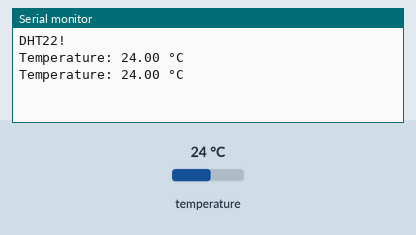
The sketch below on a simulated Arduino Uno, built with avr-gcc and run on an emulated ATmega328P. On the bench: the last lines printed to the serial monitor. The inputs (shaded band) are chosen by the test bench; at power-on: temperature 24 °C.

Above: at 3.2 s.
3.3 s: temperature set to 12 °C
At 4.6 s:
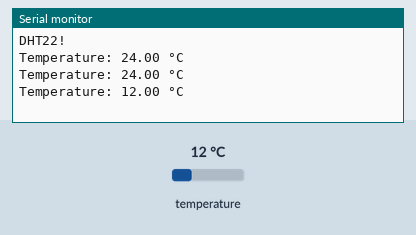
4.8 s: temperature set to 19 °C
At 12.21 s:
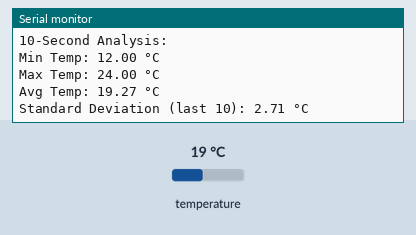
Timing chart, 0 to 12.3 s (numbered marks = the images above; inputs shaded):
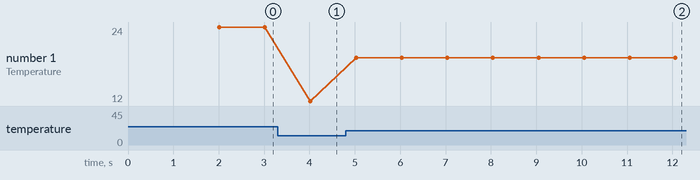

The sketch:

CW2.ino
```cpp
#include "DHT22.h"

#define DHTPIN 10

DHT22 dht(DHTPIN);

float temperature;
float totalTemperature = 0;
float minTemp;
float maxTemp;
float avg;
float stddev;
int count = 0;
float tempReadings[10]; // Store last 10 readings for stddev
int readingIndex = 0;
unsigned long lastAnalysis = 0;

void setup() {
  Serial.begin(115200);
  Serial.println(F("DHT22!"));
  delay(2000); // Let sensor stabilize
  temperature = dht.getTemperature();
  minTemp = temperature;
  maxTemp = temperature;
  totalTemperature = 0;
  count = 0;
  lastAnalysis = millis();
}

void loop() {
  temperature = dht.getTemperature();

  if (isnan(temperature)) {
    Serial.println(F("Failed to read from DHT sensor!"));
    delay(1000);
    return;
  }

  // Store reading for stddev
  tempReadings[readingIndex % 10] = temperature;
  readingIndex++;

  // Update min/max
  if (temperature < minTemp) minTemp = temperature;
  if (temperature > maxTemp) maxTemp = temperature;

  // Update total and count
  totalTemperature += temperature;
  count++;

  // Display temperature every second
  Serial.print(F("Temperature: "));
  Serial.print(temperature);
  Serial.println(F(" °C"));

  // Every 10 seconds, print analysis
  if (millis() - lastAnalysis >= 10000) {
    avg = totalTemperature / count;

    // Calculate standard deviation for last 10 readings
    float sum = 0, mean = 0, sd = 0;
    int n = (count < 10) ? count : 10;
    for (int i = 0; i < n; i++) {
      sum += tempReadings[i];
    }
    mean = sum / n;
    for (int i = 0; i < n; i++) {
      sd += pow(tempReadings[i] - mean, 2);
    }
    stddev = sqrt(sd / n);

    Serial.println("\n10-Second Analysis:");
    Serial.print("Min Temp: "); Serial.print(minTemp); Serial.println(" °C");
    Serial.print("Max Temp: "); Serial.print(maxTemp); Serial.println(" °C");
    Serial.print("Avg Temp: "); Serial.print(avg); Serial.println(" °C");
    Serial.print("Standard Deviation (last 10): "); Serial.print(stddev); Serial.println(" °C");
    Serial.println();

    // Reset for next 10 seconds
    totalTemperature = 0;
    count = 0;
    minTemp = temperature;
    maxTemp = temperature;
    lastAnalysis = millis();
  }

  delay(1000);
}
```

Measured:
- after the input at 3.3 s, the serial monitor: prints a new line after 0.72 s (image 1)
- after the input at 4.8 s, the serial monitor: prints a new line after 0.23 s (image 2)
- plotted number 1: 24 → 12 after the input at 3.3 s, 12 → 19 after the input at 4.8 s
